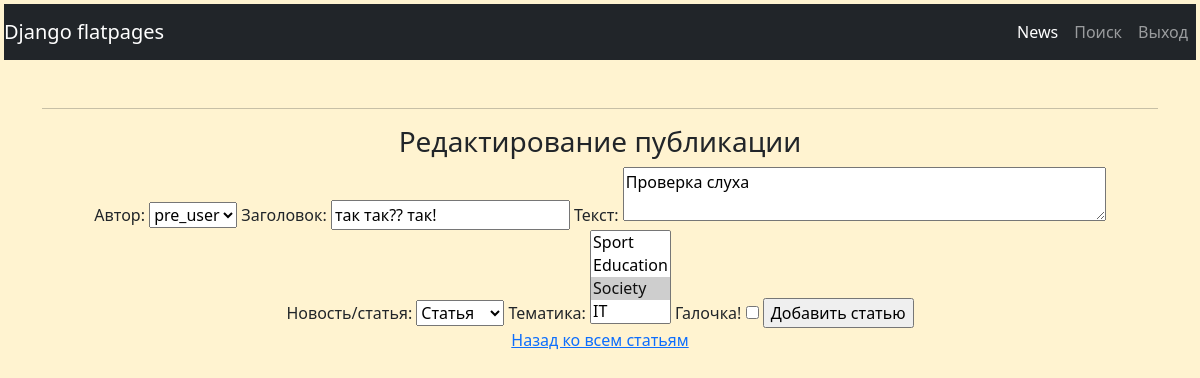
Screenshot of /news/edit/55/ (signed in) with the database file from the repository.
### news/models.py (models this page shows, shortened)
class Post(models.Model):
    author = models.ForeignKey(Author, on_delete=models.CASCADE, verbose_name='Автор')
    NEWS = 'NW'
    ARTICLE = 'AR'
    CATEGORY_CHOICES = (
        (NEWS, 'Новость'),
        (ARTICLE, 'Статья'),
    )
    categoryType = models.CharField(max_length=2, choices=CATEGORY_CHOICES, default=ARTICLE, verbose_name='Новость/статья')
    dateCreation = models.DateTimeField(auto_now_add=True, verbose_name='Дата публикации')
    postCategory = models.ManyToManyField(Category, through='PostCategory', verbose_name='Тематика')
    title = models.CharField(max_length=128, verbose_name='Заголовок')
    text = models.TextField(verbose_name='Текст')
    rating = models.SmallIntegerField(default=0)

### news/views.py (the view)
# urls.py: path('edit/<int:pk>/', PostUpdateView.as_view(), name='post_edit'),
class PostUpdateView(PermissionRequiredMixin, UpdateView):
    template_name = 'news/post_edit.html'
    form_class = PostForm
    context_object_name = 'news'
    permission_required = ('news.change_post',)
    def get_object(self, **kwargs):
        id = self.kwargs.get('pk')
        return Post.objects.get(pk=id)

### news/forms.py (shortened to what this page needs)
class PostForm(ModelForm):
    check_box = BooleanField(label='Галочка!')  # добавляем галочку или же true-false поле
    class Meta:
        model = Post
        fields = ['author', 'title', 'text', 'categoryType', 'postCategory', 'check_box']
        widgets = {
            'text': forms.Textarea(attrs={'cols': 50, 'rows': 2}),
        }

### news/models.py (called while the page is built)
    def __str__(self):
        return f'{self.authorUser.username}'

    def __str__(self):
        return f'{self.name}'

### templates/news/post_edit.html (shortened to what this page needs)
{% extends 'flatpages/default.html' %}
{% load static %}
{% load custom_filters %}
{% block content %}
<h3>Редактирование публикации</h3>
<form method="POST" name="edit">
    {{ form }}
    <input type="submit" value="Добавить статью">
</form>
<a href="/news/">Назад ко всем статьям</a>  <br>
{% endblock %}

### rows the page displays
Post: author "pre_user", title "так так?? так!", text "Проверка слуха", categoryType "Статья"
